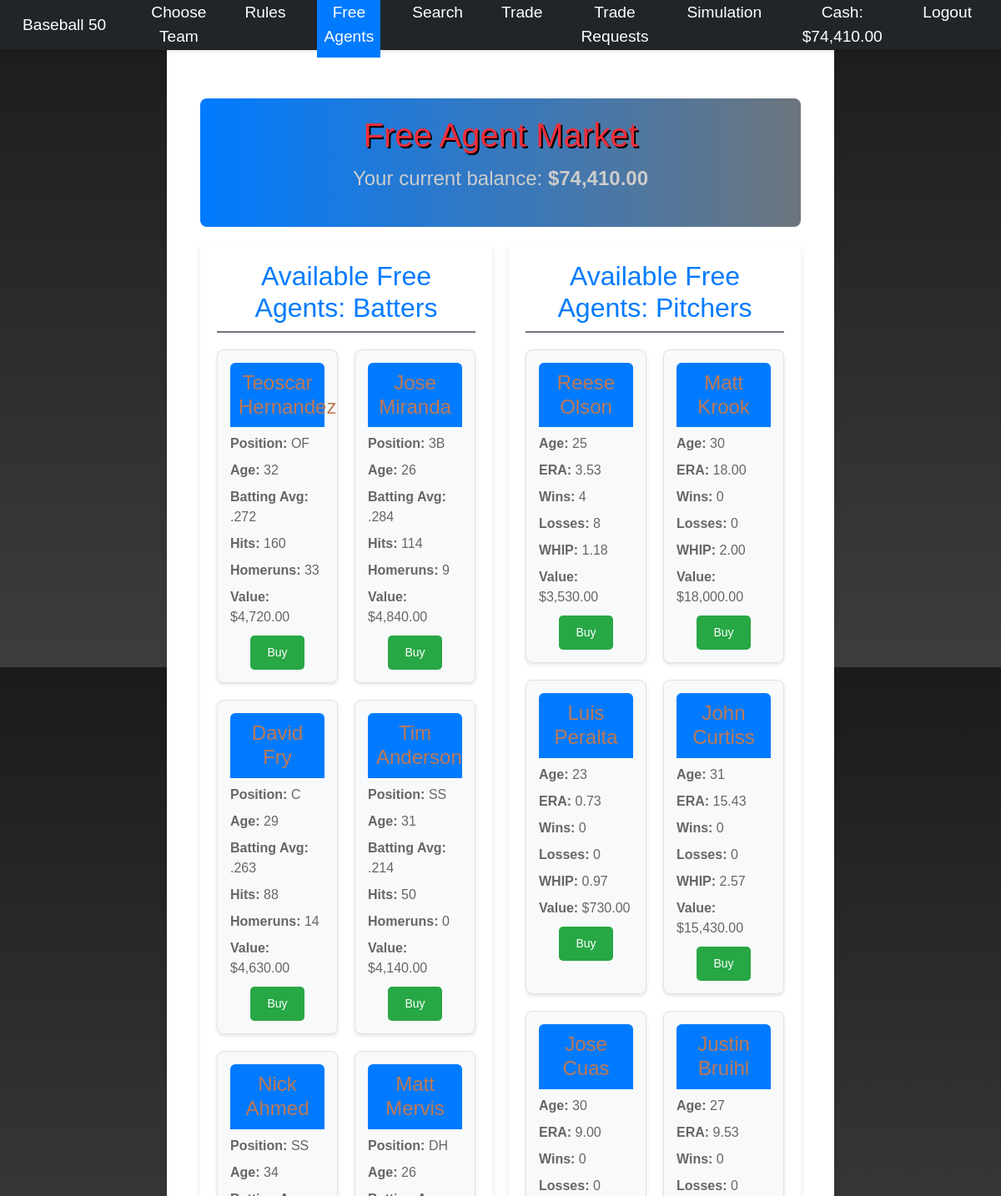
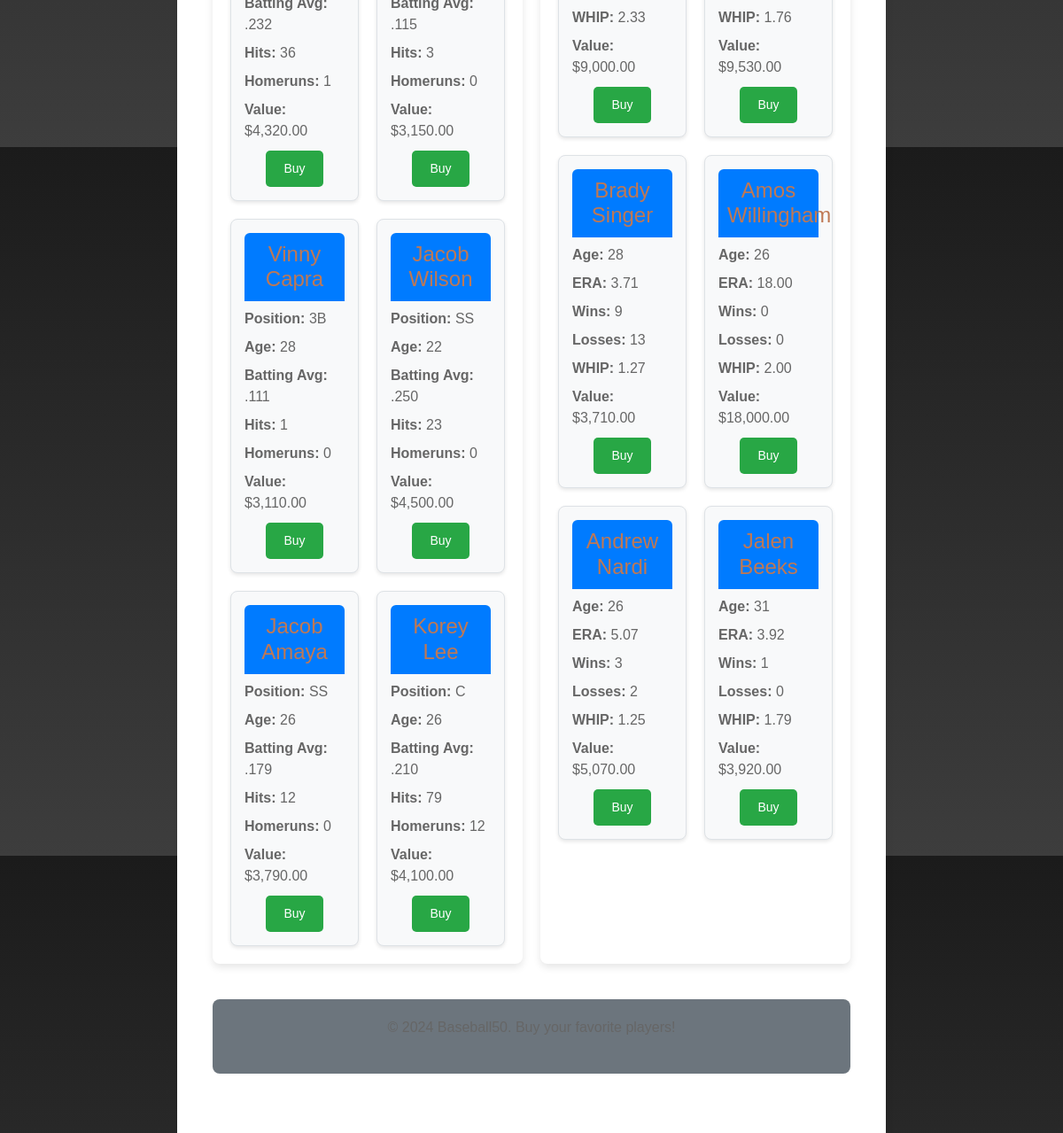
Screenshot of /freeagents (signed in) with the database file from the repository (2 pictures, top to bottom).
### tables this page shows
CREATE TABLE 'users' ('id' INTEGER PRIMARY KEY AUTOINCREMENT NOT NULL, 'username' TEXT NOT NULL, 'hash' TEXT NOT NULL, 'cash' INTEGER NOT NULL DEFAULT 10000);

CREATE TABLE 'batters' ('Name' , 'Team', 'Pos', 'Age', 'G', 'AB', 'R', 'H', '2B', '3B', 'HR', 'RBI', 'SB', 'CS', 'BB', 'SO', 'SH', 'SF', 'HBP', 'AVG', 'OBP', 'SLG', 'OPS', 'id'  INTEGER PRIMARY KEY NOT NULL  );

CREATE TABLE 'pitchers' ('Name' , 'Team', 'Age', 'G', 'GS', 'CG', 'SHO', 'IP', 'H', 'ER', 'K', 'BB', 'HR', 'W', 'L', 'SV', 'BS', 'HLD', 'ERA', 'WHIP', 'id'  INTEGER PRIMARY KEY NOT NULL  );

### app.py (the view)
@app.route("/freeagents", methods=["GET", "POST"])
@login_required
def freeagents():
    if request.method == "GET":
        cash = db.execute('SELECT cash FROM users WHERE id = ?', session["user_id"])[0]["cash"]
        freepitchers = db.execute(
            '''SELECT * FROM pitchers WHERE id NOT IN
            (SELECT player_id FROM holdings WHERE id = ?) ORDER BY RANDOM() LIMIT 10''', session["user_id"])
        freebatters = db.execute(
            '''SELECT * FROM batters WHERE id NOT IN
            (SELECT player_id FROM holdings WHERE id = ?) ORDER BY RANDOM() LIMIT 10''', session["user_id"])
        return render_template("freeagents.html", freepitchers=freepitchers, freebatters=freebatters, cash=cash)

### app.py (called while the page is built)
def usd(num):
    return f"${num:,.2f}"

def login_required(f):
    @wraps(f)
    def decorated_function(*args, **kwargs):
        if session.get("user_id") is None:
            return redirect("/login")
        return f(*args, **kwargs)
    return decorated_function

@app.after_request
def after_request(response):
    response.headers["Cache-Control"] = "no-cache, no-store, must-revalidate"
    response.headers["Expires"] = 0
    response.headers["Pragma"] = "no-cache"
    return response

### templates/freeagents.html (shortened to what this page needs)
{% extends "layout.html" %}
{% block main %}
    <div class="free-agent-container">
        <header>
            <h1>Free Agent Market</h1>
            <p style="font-size: 24px;">Your current balance: <span id="user-money">{{ (cash | float) | usd }}</span></p>
        </header>
        <section class="free-agents">
            <div class="free-agents-batter">
                <h2>Available Free Agents: Batters</h2>
                <div class="player-cards">
                    {% for freebatter in freebatters %}
                        <div class="player-card">
                            <div class="player-card-header">
                                <h3>{{ freebatter.Name }}</h3>
                            </div>
                            <div class="player-stats">
                                <p><strong>Position:</strong> {{ freebatter.Pos }}</p>
                                <p><strong>Age:</strong> {{ freebatter.Age }}</p>
                                <p><strong>Batting Avg:</strong> {{ freebatter.AVG }}</p>
                                <p><strong>Hits:</strong> {{ freebatter.H }}</p>
                                <p><strong>Homeruns:</strong> {{ freebatter.HR }}</p>
                                <p><strong>Value:</strong> {{ ((freebatter.AVG | float) * 10000 + 2000) | usd }}</p>
                            </div>
                            <form action="/buy" method="POST">
                                <button class="buy-btn" name="player_id" value="{{ freebatter.id }}">Buy</button>
                            </form>
                        </div>
                    {% endfor %}
                </div>
            </div>
            <div class="free-agents-pitcher">
                <h2>Available Free Agents: Pitchers</h2>
                <div class="player-cards">
                    {% for freepitcher in freepitchers %}
                        <div class="player-card">
                            <div class="player-card-header">
                                <h3>{{ freepitcher.Name }}</h3>
                            </div>
                            <div class="player-stats">
                                <p><strong>Age:</strong> {{ freepitcher.Age }}</p>
                                <p><strong>ERA:</strong> {{ freepitcher.ERA }}</p>
                                <p><strong>Wins:</strong> {{ freepitcher.W }}</p>
                                <p><strong>Losses:</strong> {{ freepitcher.L }}</p>
                                <p><strong>WHIP:</strong> {{ freepitcher.WHIP }}</p>
                                <p><strong>Value:</strong> {{ ((freepitcher.ERA | float) * 1000) | usd }}</p>
                            </div>
                            <form action="/buy" method="POST">
                                <button class="buy-btn" name="player_id" value="{{ freepitcher.id }}">Buy</button>
                            </form>
                        </div>
                    {% endfor %}
                </div>
            </div>
        </section>
        <footer>
            <p>&copy; 2024 Baseball50. Buy your favorite players!</p>
        </footer>
    </div>
{% endblock %}

### templates/layout.html (shortened to what this page needs)
<!DOCTYPE html>
<html lang="en">
    <head>
        <link href="https://cdn.jsdelivr.net/npm/bootstrap@5.3.3/dist/css/bootstrap.min.css" rel="stylesheet">
        <link href="/static/styles.css" rel="stylesheet">
    </head>
    <body>
        <nav class="navbar navbar-expand-lg navbar-dark bg-dark">
            <div class="container-fluid">
                <a class="navbar-brand nav-link {% if request.path == '/' %}active{% endif %}" href="/">Baseball 50</a>
                <div class="collapse navbar-collapse" id="navbarNav">
                    <ul class="navbar-nav">
                        <li class="nav-item">
                            <a href="/chooseteam" class="nav-link {% if request.path == '/chooseteam' %}active{% endif %}">Choose Team</a>
                        </li>
                        <li class="nav-item">
                            <a href="/rules" class="nav-link {% if request.path == '/rules' %}active{% endif %}">Rules</a>
                        </li>
                        <li class="nav-item">
                            <a href="/freeagents" class="nav-link {% if request.path == '/freeagents' %}active{% endif %}">Free Agents</a>
                        </li>
                        <li class="nav-item">
                            <a href="/search" class="nav-link {% if request.path == '/search' %}active{% endif %}">Search</a>
                        </li>
                        <li class="nav-item">
                            <a href="/trade" class="nav-link {% if request.path == '/trade' %}active{% endif %}">Trade</a>
                        </li>
                        <li class="nav-item">
                            <a href="/trade_requests" class="nav-link {% if request.path == '/trade_requests' %}active{% endif %}">Trade Requests</a>
                        </li>
                        <li class="nav-item">
                            <a href="/simulation" class="nav-link {% if request.path == '/simulation' %}active{% endif %}">Simulation</a>
                        </li>
                    </ul>
                    <ul class="navbar-nav ms-auto">
                        <li class="nav-item">
                            <a href="#" class="nav-link">Cash: {{ (cash | float) | usd}}</a>
                        </li>
                        <li class="nav-item">
                            <a href="/logout" class="nav-link">Logout</a>
                        </li>
                    </ul>
                </div>
            </div>
        </nav>
        <main class="container py-5 text-center">
            {% block main %}{% endblock %}
        </main>
    </body>
</html>

### rows the page displays
users: cash "$74,410.00"
batters: Name "Teoscar Hernandez", Pos "OF", Age "32", AVG ".272", H "160", HR "33", ((freebatter.AVG|float)*10000+2000)|usd "$4,720.00", {{ freebatter.id }} 25 (drawn)
batters: Name "Jose Miranda", Pos "3B", Age "26", AVG ".284", H "114", HR "9", ((freebatter.AVG|float)*10000+2000)|usd "$4,840.00", {{ freebatter.id }} 158 (drawn)
batters: Name "David Fry", Pos "C", Age "29", AVG ".263", H "88", HR "14", ((freebatter.AVG|float)*10000+2000)|usd "$4,630.00", {{ freebatter.id }} 220 (drawn)
batters: Name "Tim Anderson", Pos "SS", Age "31", AVG ".214", H "50", HR "0", ((freebatter.AVG|float)*10000+2000)|usd "$4,140.00", {{ freebatter.id }} 303 (drawn)
batters: Name "Nick Ahmed", Pos "SS", Age "34", AVG ".232", H "36", HR "1", ((freebatter.AVG|float)*10000+2000)|usd "$4,320.00", {{ freebatter.id }} 385 (drawn)
batters: Name "Matt Mervis", Pos "DH", Age "26", AVG ".115", H "3", HR "0", ((freebatter.AVG|float)*10000+2000)|usd "$3,150.00", {{ freebatter.id }} 618 (drawn)
batters: Name "Vinny Capra", Pos "3B", Age "28", AVG ".111", H "1", HR "0", ((freebatter.AVG|float)*10000+2000)|usd "$3,110.00", {{ freebatter.id }} 673 (drawn)
batters: Name "Jacob Wilson", Pos "SS", Age "22", AVG ".250", H "23", HR "0", ((freebatter.AVG|float)*10000+2000)|usd "$4,500.00", {{ freebatter.id }} 472 (drawn)
batters: Name "Jacob Amaya", Pos "SS", Age "26", AVG ".179", H "12", HR "0", ((freebatter.AVG|float)*10000+2000)|usd "$3,790.00", {{ freebatter.id }} 518 (drawn)
batters: Name "Korey Lee", Pos "C", Age "26", AVG ".210", H "79", HR "12", ((freebatter.AVG|float)*10000+2000)|usd "$4,100.00", {{ freebatter.id }} 183 (drawn)
pitchers: Name "Reese Olson", Age "25", ERA "3.53", W "4", L "8", WHIP "1.18", ((freepitcher.ERA|float)*1000)|usd "$3,530.00", {{ freepitcher.id }} 1107 (drawn)
pitchers: Name "Matt Krook", Age "30", ERA "18.00", W "0", L "0", WHIP "2.00", ((freepitcher.ERA|float)*1000)|usd "$18,000.00", {{ freepitcher.id }} 1902 (drawn)
pitchers: Name "Luis Peralta", Age "23", ERA "0.73", W "0", L "0", WHIP "0.97", ((freepitcher.ERA|float)*1000)|usd "$730.00", {{ freepitcher.id }} 1662 (drawn)
pitchers: Name "John Curtiss", Age "31", ERA "15.43", W "0", L "0", WHIP "2.57", ((freepitcher.ERA|float)*1000)|usd "$15,430.00", {{ freepitcher.id }} 1865 (drawn)
pitchers: Name "Jose Cuas", Age "30", ERA "9.00", W "0", L "0", WHIP "2.33", ((freepitcher.ERA|float)*1000)|usd "$9,000.00", {{ freepitcher.id }} 1854 (drawn)
pitchers: Name "Justin Bruihl", Age "27", ERA "9.53", W "0", L "0", WHIP "1.76", ((freepitcher.ERA|float)*1000)|usd "$9,530.00", {{ freepitcher.id }} 1784 (drawn)
pitchers: Name "Brady Singer", Age "28", ERA "3.71", W "9", L "13", WHIP "1.27", ((freepitcher.ERA|float)*1000)|usd "$3,710.00", {{ freepitcher.id }} 1021 (drawn)
pitchers: Name "Amos Willingham", Age "26", ERA "18.00", W "0", L "0", WHIP "2.00", ((freepitcher.ERA|float)*1000)|usd "$18,000.00", {{ freepitcher.id }} 1891 (drawn)
pitchers: Name "Andrew Nardi", Age "26", ERA "5.07", W "3", L "2", WHIP "1.25", ((freepitcher.ERA|float)*1000)|usd "$5,070.00", {{ freepitcher.id }} 1327 (drawn)
pitchers: Name "Jalen Beeks", Age "31", ERA "3.92", W "1", L "0", WHIP "1.79", ((freepitcher.ERA|float)*1000)|usd "$3,920.00", {{ freepitcher.id }} 1553 (drawn)
